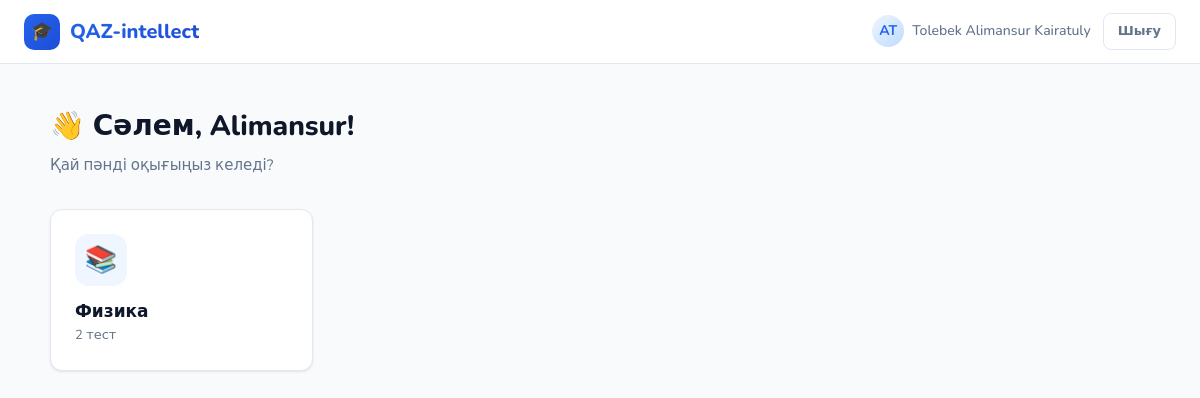
The app's page /dashboard/ (signed in) with its own data.
### core/models.py (models this page shows, shortened)
class User(AbstractUser):
    ROLE_STUDENT = 'student'
    ROLE_TEACHER = 'teacher'
    ROLE_CHOICES = [
        (ROLE_STUDENT, 'Оқушы'),
        (ROLE_TEACHER, 'Мұғалім'),
    ]
    role = models.CharField(max_length=20, choices=ROLE_CHOICES, default=ROLE_STUDENT)
    subjects = models.ManyToManyField(Subject, blank=True, related_name='teachers')
    first_name = models.CharField(max_length=150)
    last_name = models.CharField(max_length=150)
    patronymic = models.CharField(max_length=150, blank=True, verbose_name='Әкесінің аты')
    @property
    def full_name(self):
        parts = [self.last_name, self.first_name, self.patronymic]
        return ' '.join(p for p in parts if p)
    @property
    def is_teacher(self):
        return self.role == self.ROLE_TEACHER
    @property
    def is_student(self):
        return self.role == self.ROLE_STUDENT

class Subject(models.Model):
    name = models.CharField(max_length=100, unique=True, verbose_name='Пән атауы')
    icon = models.CharField(max_length=10, default='📚')
    created_at = models.DateTimeField(auto_now_add=True)
    class Meta:
        verbose_name = 'Пән'
        verbose_name_plural = 'Пәндер'

### core/views.py (the view)
# urls.py: path('dashboard/', views.student_dashboard, name='student_dashboard'),
@login_required
def student_dashboard(request):
    if not request.user.is_student:
        return redirect('teacher_dashboard')
    subjects = Subject.objects.filter(quizzes__is_active=True).distinct()
    return render(request, 'core/student_dashboard.html', {'subjects': subjects})

### core/templates/core/student_dashboard.html (shortened to what this page needs)
{% extends 'core/base.html' %}
{% block content %}
<div class="container page">
  <div class="page-header">
    <div class="page-title">👋 Сәлем, {{ user.first_name }}!</div>
    <div class="page-subtitle">Қай пәнді оқығыңыз келеді?</div>
  </div>
  {% if subjects %}
    <div class="grid-3">
      {% for subject in subjects %}
      <a href="/subject/{{ subject.id }}/" class="subject-card">
        <div class="subject-icon">{{ subject.icon }}</div>
        <div>
          <div class="subject-name">{{ subject.name }}</div>
          <div class="subject-count">{{ subject.quizzes.count }} тест</div>
        </div>
      </a>
      {% endfor %}
    </div>
  {% else %}
    <div class="empty-state">
      <div class="empty-icon">📭</div>
      <div class="empty-title">Пәндер әлі жоқ</div>
      <div class="empty-desc">Мұғалімдер тесттер қосқанда олар осында пайда болады</div>
    </div>
  {% endif %}
</div>
{% endblock %}

### core/templates/core/base.html (shortened to what this page needs)
{% load static %}
<!DOCTYPE html>
<html lang="kk">
<head>
  <link rel="stylesheet" href="{% static 'core/css/style.css' %}">
</head>
<body>
{% if user.is_authenticated %}
<nav class="navbar">
  <a href="/" class="nav-brand">
    <div class="nav-logo">🎓</div>
    <span class="nav-brand-text">QAZ-intellect</span>
  </a>
  <div class="nav-actions">
    <div class="nav-user">
      <div class="nav-avatar">{{ user.first_name.0 }}{{ user.last_name.0 }}</div>
      <span>{{ user.full_name }}</span>
    </div>
    <a href="/logout/" class="btn btn-ghost btn-sm">Шығу</a>
  </div>
</nav>
{% endif %}
{% block content %}{% endblock %}
</body>
</html>

### core/static/core/css/style.css (style rules this page uses)
:root { --primary: #2563EB; --primary-light: #EFF6FF; --primary-dark: #1D4ED8; --accent: #10B981; --accent-light: #ECFDF5; --warning: #F59E0B; --danger: #EF4444; --danger-light: #FEF2F2; --text: #0F172A; --text-muted: #64748B; --text-light: #94A3B8; --border: #E2E8F0; --border-focus: #93C5FD; --bg: #F8FAFC; --card: #FFFFFF; --shadow-sm: 0 1px 3px rgba(0,0,0,0.06), 0 1px 2px rgba(0,0,0,0.04); --shadow: 0 4px 16px rgba(0,0,0,0.08); --shadow-lg: 0 10px 40px rgba(0,0,0,0.12); --radius: 12px; --radius-sm: 8px; --radius-lg: 20px; --font: 'Nunito', 'DejaVu Sans', sans-serif; }
* { box-sizing: border-box; margin: 0; padding: 0; }
body { font-family: var(--font); background: var(--bg); color: var(--text); font-size: 15px; line-height: 1.6; min-height: 100vh; }
.navbar { background: var(--card); border-bottom: 1px solid var(--border); padding: 0 24px; height: 64px; display: flex; align-items: center; justify-content: space-between; position: sticky; top: 0; z-index: 100; backdrop-filter: blur(8px); }
.nav-brand { display: flex; align-items: center; gap: 10px; text-decoration: none; color: var(--text); }
.nav-logo { width: 36px; height: 36px; background: linear-gradient(135deg, var(--primary), var(--primary-dark)); border-radius: 10px; display: flex; align-items: center; justify-content: center; font-size: 18px; color: white; }
.nav-brand-text { font-size: 20px; font-weight: 800; background: linear-gradient(135deg, var(--primary), var(--primary-dark)); -webkit-background-clip: text; -webkit-text-fill-color: transparent; background-clip: text; }
.nav-actions { display: flex; align-items: center; gap: 12px; }
.nav-user { display: flex; align-items: center; gap: 8px; color: var(--text-muted); font-size: 14px; font-weight: 500; }
.nav-avatar { width: 32px; height: 32px; background: linear-gradient(135deg, var(--primary-light), #BFDBFE); border-radius: 50%; display: flex; align-items: center; justify-content: center; font-size: 14px; font-weight: 700; color: var(--primary); }
.container { max-width: 1100px; margin: 0 auto; padding: 0 24px; }
.page { padding: 40px 0 80px; }
.page-header { margin-bottom: 32px; }
.page-title { font-size: 28px; font-weight: 800; color: var(--text); margin-bottom: 4px; }
.page-subtitle { color: var(--text-muted); font-size: 15px; }
.grid-3 { display: grid; grid-template-columns: repeat(auto-fill, minmax(220px, 1fr)); gap: 16px; }
.subject-card { background: var(--card); border: 1px solid var(--border); border-radius: var(--radius); padding: 24px; text-decoration: none; color: var(--text); display: flex; flex-direction: column; gap: 12px; transition: all 0.2s ease; cursor: pointer; box-shadow: var(--shadow-sm); }
.subject-icon { width: 52px; height: 52px; border-radius: 14px; background: var(--primary-light); display: flex; align-items: center; justify-content: center; font-size: 26px; }
.subject-name { font-size: 17px; font-weight: 700; }
.subject-count { font-size: 13px; color: var(--text-muted); }
.btn { display: inline-flex; align-items: center; gap: 6px; padding: 10px 20px; border-radius: var(--radius-sm); font-family: var(--font); font-size: 14px; font-weight: 600; cursor: pointer; text-decoration: none; border: none; transition: all 0.2s ease; white-space: nowrap; }
.btn-ghost { background: transparent; color: var(--text-muted); border: 1.5px solid var(--border); }
.btn-sm { padding: 7px 14px; font-size: 13px; }

### records on screen
User: first_name.0 "A", last_name.0 "T", full_name "Tolebek Alimansur Kairatuly", first_name "Alimansur"
Subject: icon "📚", name "Физика", quizzes.count "2"
